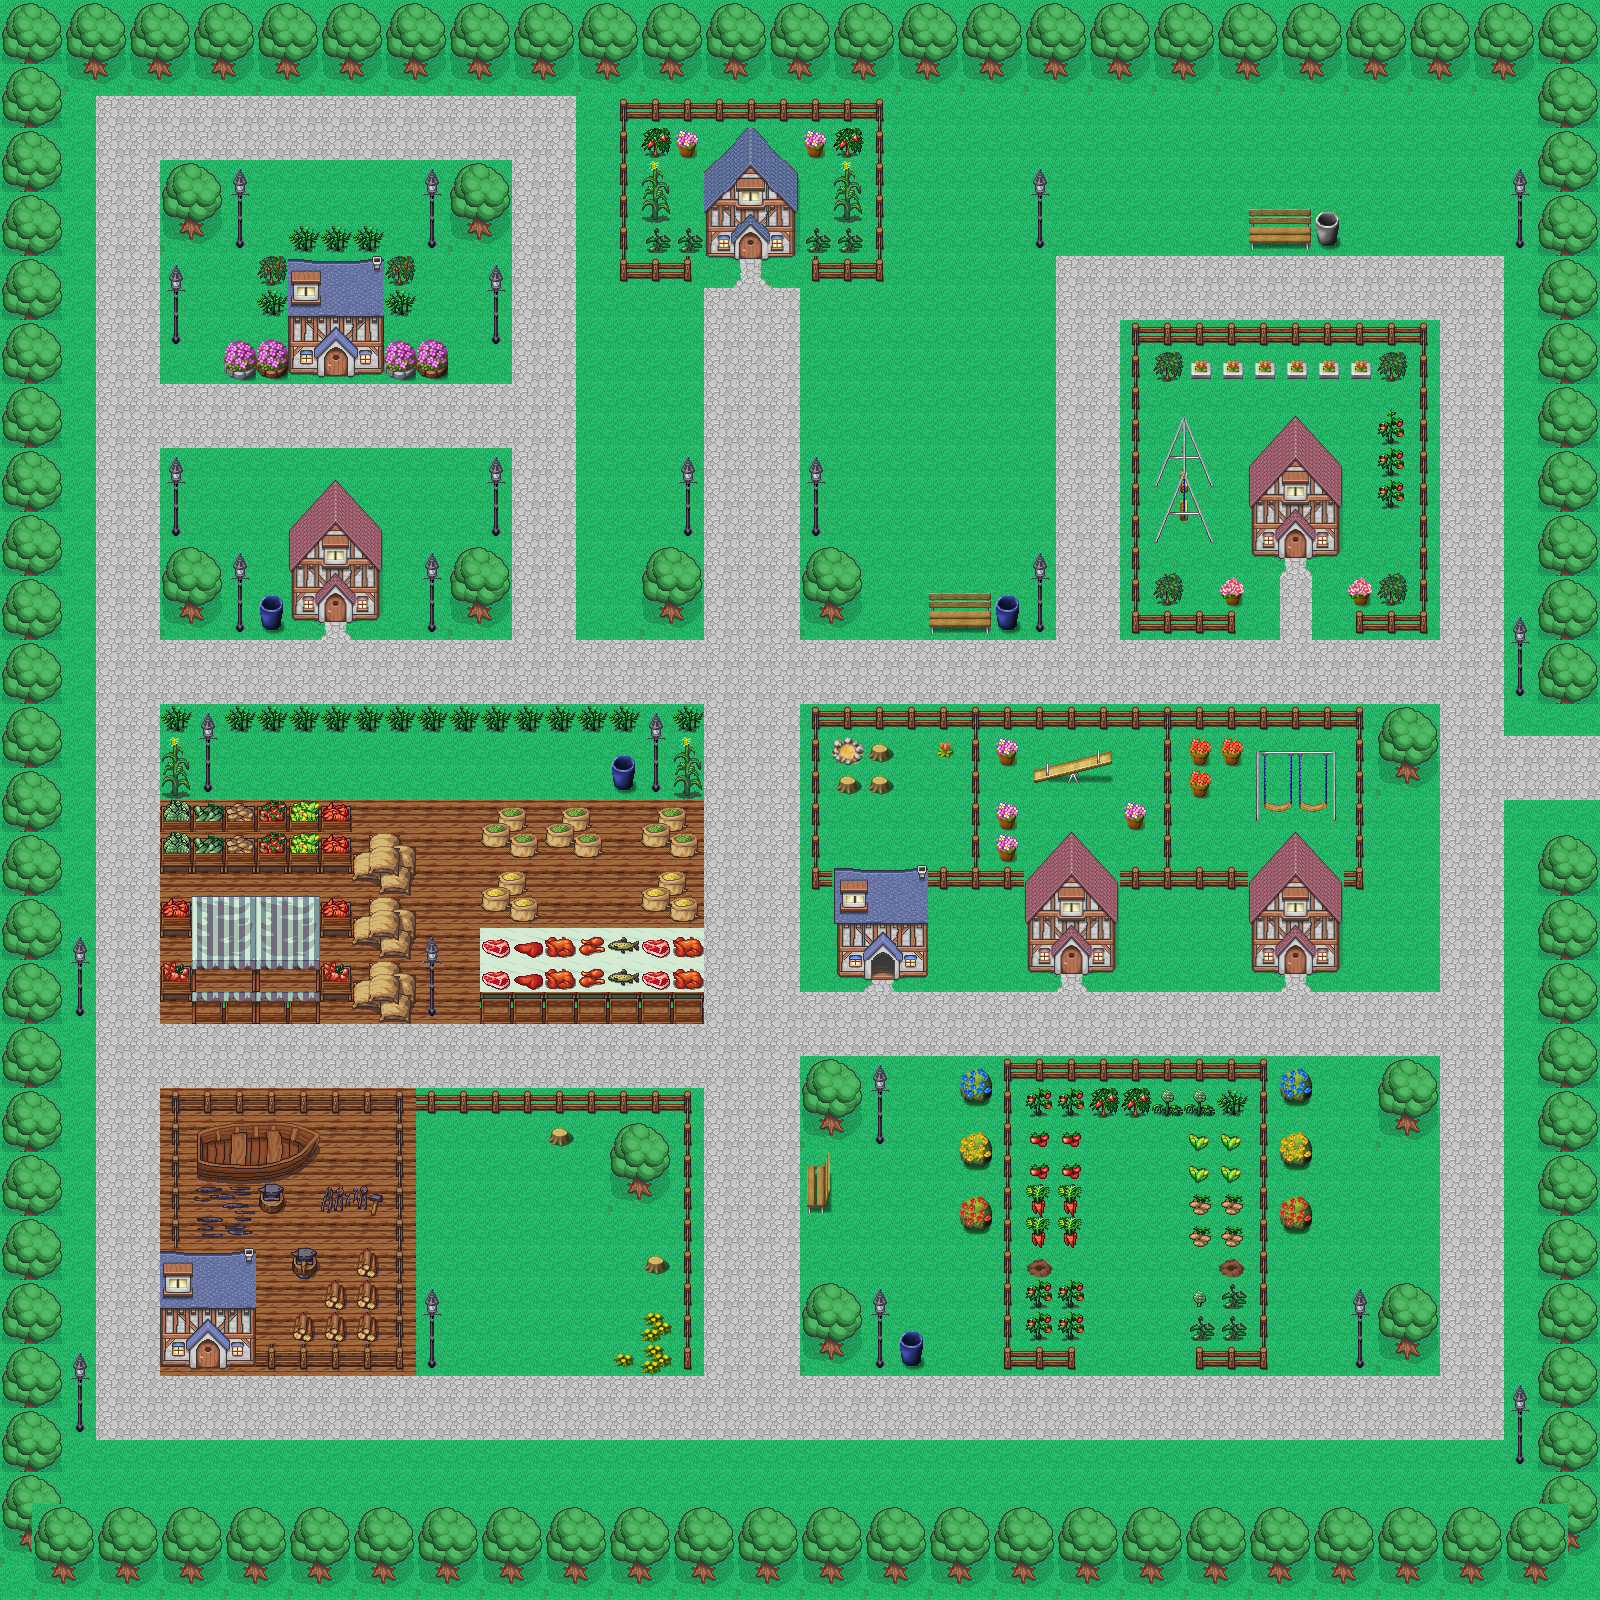

Tiled map render using the project's own tile images. Description and the map definition, with tile-layer contents summarised, below:
An orthogonal 50x50 tile map with 32x32 px tiles, 2 tile layers (Ground, Tree), 9 tilesets.

<map version="1.2" tiledversion="1.2.0" orientation="orthogonal" renderorder="right-down" width="50" height="50" tilewidth="32" tileheight="32" infinite="0" nextlayerid="9" nextobjectid="1">
 <tileset firstgid="1" source="Tiles5.tsx" />
 <tileset firstgid="491" source="Fences.tsx" />
 <tileset firstgid="509" source="Tiles4.tsx" />
 <tileset firstgid="617" source="Tiles3.tsx" />
 <tileset firstgid="1017" source="StreetLamps.tsx" />
 <tileset firstgid="1029" source="playground.tsx" />
 <tileset firstgid="1285" source="redhouse.tsx" />
 <tileset firstgid="1735" source="bluesmallhouse.tsx" />
 <tileset firstgid="2126" source="bluebighouse.tsx" />
 <layer id="1" name="Ground" width="50" height="50">
  <data>[2500 cells, 2500 non-empty, 4 distinct tile ids]</data>
 </layer>
 <layer id="8" name="Tree" width="50" height="50">
  <data>[2500 cells, 2500 non-empty, 205 distinct tile ids]</data>
 </layer>
</map>
